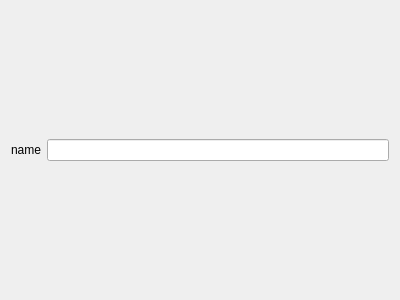
<?xml version="1.0" encoding="UTF-8"?>
<ui version="4.0">
 <class>SingletonGenerator</class>
 <widget class="QWidget" name="SingletonGenerator">
  <property name="geometry">
   <rect>
    <x>0</x>
    <y>0</y>
    <width>400</width>
    <height>300</height>
   </rect>
  </property>
  <property name="windowTitle">
   <string>Form</string>
  </property>
  <layout class="QVBoxLayout" name="verticalLayout">
   <item>
    <layout class="QHBoxLayout" name="horizontalLayout">
     <item>
      <widget class="QLabel" name="label">
       <property name="text">
        <string>name</string>
       </property>
      </widget>
     </item>
     <item>
      <widget class="QLineEdit" name="lineEditName"/>
     </item>
    </layout>
   </item>
  </layout>
 </widget>
 <resources/>
 <connections/>
</ui>
